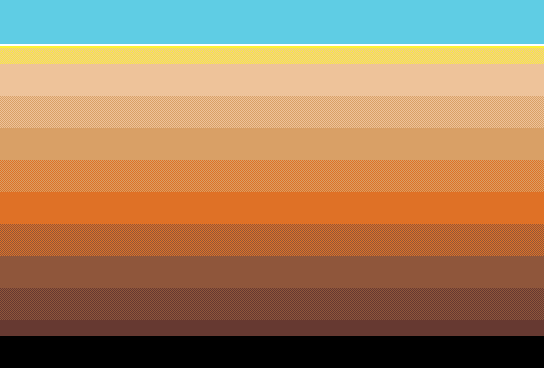

The image is a tile-based game level rendered from a .tmx file. Its description and complete source (layers, tilesets, objects, tile grids) follow:
An orthogonal 34x23 tile map with 16x16 px tiles, 1 tile layer (Tile Layer 1).

<map version="1.0" tiledversion="1.1.6" orientation="orthogonal" renderorder="right-down" width="34" height="23" tilewidth="16" tileheight="16" infinite="0" nextobjectid="1">
 <tileset firstgid="1" source="tiles.tsx" />
 <layer name="Tile Layer 1" width="34" height="23" offsetx="0" offsety="-32">
  <properties>
   <property name="tileset" value="tiles" />
  </properties>
  <data encoding="csv">
1,1,1,1,1,1,1,1,1,1,1,1,1,1,1,1,1,1,1,1,1,1,1,1,1,1,1,1,1,1,1,1,1,1,
1,1,1,1,1,1,1,1,1,1,1,1,1,1,1,1,1,1,1,1,1,1,1,1,1,1,1,1,1,1,1,1,1,1,
1,1,1,1,1,1,1,1,1,1,1,1,1,1,1,1,1,1,1,1,1,1,1,1,1,1,1,1,1,1,1,1,1,1,
1,1,1,1,1,1,1,1,1,1,1,1,1,1,1,1,1,1,1,1,1,1,1,1,1,1,1,1,1,1,1,1,1,1,
2,2,2,2,2,2,2,2,2,2,2,2,2,2,2,2,2,2,2,2,2,2,2,2,2,2,2,2,2,2,2,2,2,2,
3,3,3,3,3,3,3,3,3,3,3,3,3,3,3,3,3,3,3,3,3,3,3,3,3,3,3,3,3,3,3,3,3,3,
4,4,4,4,4,4,4,4,4,4,4,4,4,4,4,4,4,4,4,4,4,4,4,4,4,4,4,4,4,4,4,4,4,4,
4,4,4,4,4,4,4,4,4,4,4,4,4,4,4,4,4,4,4,4,4,4,4,4,4,4,4,4,4,4,4,4,4,4,
5,5,5,5,5,5,5,5,5,5,5,5,5,5,5,5,5,5,5,5,5,5,5,5,5,5,5,5,5,5,5,5,5,5,
5,5,5,5,5,5,5,5,5,5,5,5,5,5,5,5,5,5,5,5,5,5,5,5,5,5,5,5,5,5,5,5,5,5,
6,6,6,6,6,6,6,6,6,6,6,6,6,6,6,6,6,6,6,6,6,6,6,6,6,6,6,6,6,6,6,6,6,6,
6,6,6,6,6,6,6,6,6,6,6,6,6,6,6,6,6,6,6,6,6,6,6,6,6,6,6,6,6,6,6,6,6,6,
7,7,7,7,7,7,7,7,7,7,7,7,7,7,7,7,7,7,7,7,7,7,7,7,7,7,7,7,7,7,7,7,7,7,
7,7,7,7,7,7,7,7,7,7,7,7,7,7,7,7,7,7,7,7,7,7,7,7,7,7,7,7,7,7,7,7,7,7,
8,8,8,8,8,8,8,8,8,8,8,8,8,8,8,8,8,8,8,8,8,8,8,8,8,8,8,8,8,8,8,8,8,8,
8,8,8,8,8,8,8,8,8,8,8,8,8,8,8,8,8,8,8,8,8,8,8,8,8,8,8,8,8,8,8,8,8,8,
9,9,9,9,9,9,9,9,9,9,9,9,9,9,9,9,9,9,9,9,9,9,9,9,9,9,9,9,9,9,9,9,9,9,
9,9,9,9,9,9,9,9,9,9,9,9,9,9,9,9,9,9,9,9,9,9,9,9,9,9,9,9,9,9,9,9,9,9,
10,10,10,10,10,10,10,10,10,10,10,10,10,10,10,10,10,10,10,10,10,10,10,10,10,10,10,10,10,10,10,10,10,10,
10,10,10,10,10,10,10,10,10,10,10,10,10,10,10,10,10,10,10,10,10,10,10,10,10,10,10,10,10,10,10,10,10,10,
11,11,11,11,11,11,11,11,11,11,11,11,11,11,11,11,11,11,11,11,11,11,11,11,11,11,11,11,11,11,11,11,11,11,
11,11,11,11,11,11,11,11,11,11,11,11,11,11,11,11,11,11,11,11,11,11,11,11,11,11,11,11,11,11,11,11,11,11,
12,12,12,12,12,12,12,12,12,12,12,12,12,12,12,12,12,12,12,12,12,12,12,12,12,12,12,12,12,12,12,12,12,12
</data>
 </layer>
</map>